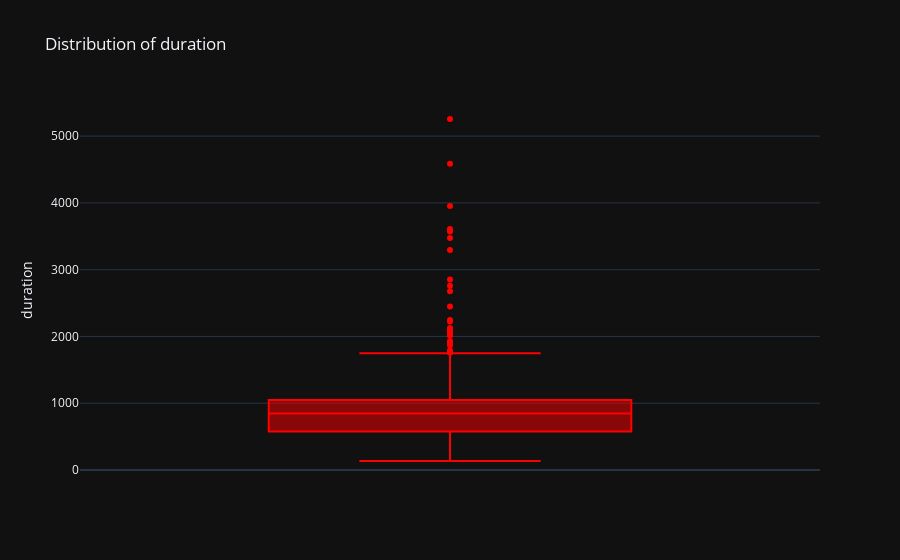

Notebook cell for this chart:
### Markdown cell above
#### Duration

### Code cell
fig = px.box(ted_talk, y = 'duration', title = 'Distribution of duration', color_discrete_sequence = ['red'])
fig.update_layout(
    template= 'plotly_dark')

### Figure 1 — Plotly figure (JSON) as saved in the notebook; plotly's stock layout.template omitted (floating-point values rounded to 4 significant figures; data arrays with more than 128 entries replaced by an {"elided": "..."} marker saying what was removed)
{"data": [{"alignmentgroup": "True", "hovertemplate": "duration=%{y}<extra></extra>", "legendgroup": "", "marker": {"color": "red"}, "name": "", "notched": false, "offsetgroup": "", "orientation": "v", "showlegend": false, "type": "box", "x0": " ", "xaxis": "x", "y": {"elided": "2550 int values"}, "y0": " ", "yaxis": "y"}], "layout": {"boxmode": "group", "legend": {"tracegroupgap": 0}, "title": {"text": "Distribution of duration"}, "xaxis": {"anchor": "y", "domain": [0, 1]}, "yaxis": {"anchor": "x", "domain": [0, 1], "title": {"text": "duration"}}}}
